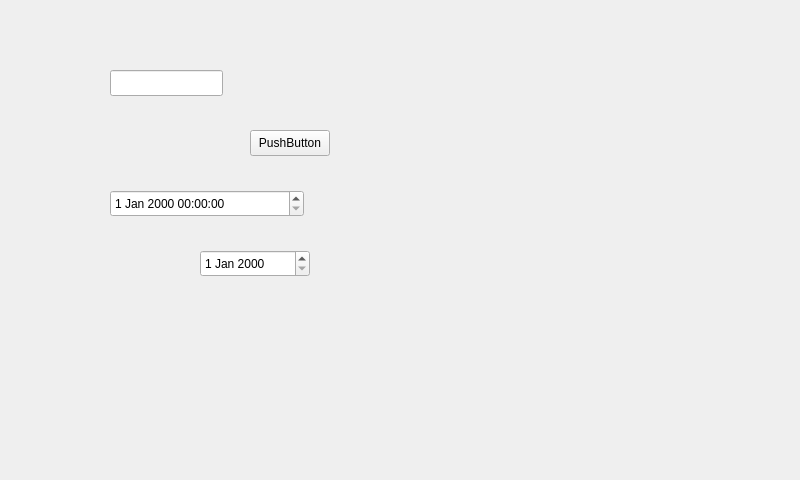
<?xml version="1.0" encoding="UTF-8"?>
<ui version="4.0">
 <class>vitrualkeyboard</class>
 <widget class="QWidget" name="vitrualkeyboard">
  <property name="geometry">
   <rect>
    <x>0</x>
    <y>0</y>
    <width>800</width>
    <height>480</height>
   </rect>
  </property>
  <property name="windowTitle">
   <string>vitrualkeyboard</string>
  </property>
  <widget class="QLineEdit" name="lineEdit">
   <property name="geometry">
    <rect>
     <x>110</x>
     <y>70</y>
     <width>113</width>
     <height>26</height>
    </rect>
   </property>
  </widget>
  <widget class="QDateTimeEdit" name="dateTimeEdit">
   <property name="geometry">
    <rect>
     <x>110</x>
     <y>190</y>
     <width>194</width>
     <height>27</height>
    </rect>
   </property>
  </widget>
  <widget class="QDateEdit" name="dateEdit">
   <property name="geometry">
    <rect>
     <x>200</x>
     <y>250</y>
     <width>110</width>
     <height>27</height>
    </rect>
   </property>
  </widget>
  <widget class="QPushButton" name="pushButton">
   <property name="geometry">
    <rect>
     <x>250</x>
     <y>130</y>
     <width>80</width>
     <height>26</height>
    </rect>
   </property>
   <property name="text">
    <string>PushButton</string>
   </property>
  </widget>
 </widget>
 <layoutdefault spacing="6" margin="11"/>
 <resources/>
 <connections/>
</ui>
